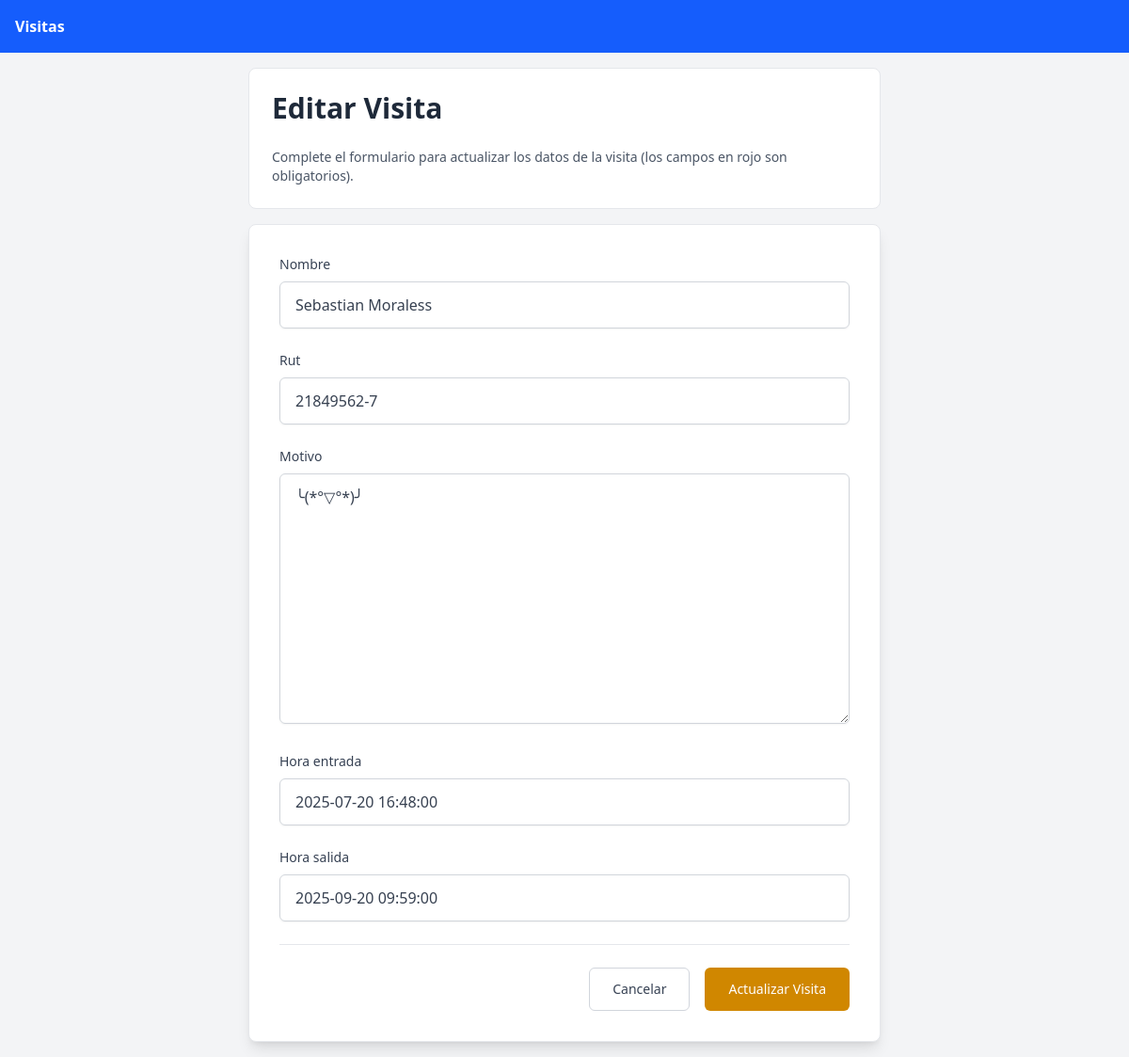
The app's page /registro/editar/4/ with its own data.
### registro/models.py (models this page shows, shortened)
class Visita(models.Model):
    nombre = models.CharField(max_length=100)
    rut = models.CharField(max_length=12)
    motivo = models.TextField()
    hora_entrada = models.DateTimeField()
    hora_salida = models.DateTimeField()

### registro/views.py (the view)
# urls.py: path("registro/editar/<int:id>/", views.editar_registro, name="editar_registro"),
def editar_registro(request, id):
    visita = get_object_or_404(Visita, id=id)
    if request.method == 'POST':
        form = VisitaForm(request.POST, instance=visita)
        if form.is_valid():
            form.save()
            return redirect('registro_visitas')  # Redirige a la lista de visitas
        else:
            print(form.errors)  # Muestra errores en consola para depuración
    else:
        form = VisitaForm(instance=visita)
    return render(request, 'visitas/editar_registro.html', {'form': form})

### registro/forms.py (shortened to what this page needs)
class VisitaForm(forms.ModelForm):
    class Meta:
        model = Visita
        fields = ["nombre", "rut", "motivo", "hora_entrada", "hora_salida"]
    def __init__(self, *args, **kwargs):
        super().__init__(*args, **kwargs)

### registro/templates/visitas/editar_registro.html (shortened to what this page needs)
{% extends 'visitas/base.html' %}
{% block content %}
  <div class="max-w-2xl mx-auto">
    <div class="bg-white mb-4 p-6 rounded-lg border border-gray-200">
      <h1 class="text-3xl font-bold text-gray-800 mb-6">Editar Visita</h1>
      <p class="text-sm text-gray-600">Complete el formulario para actualizar los datos de la visita (los campos en rojo son obligatorios).</p>
    </div>
    <form method="post" class="bg-white p-8 rounded-lg shadow-lg border border-gray-200">
      <div class="mb-6">
        <label for="{{ form.nombre.id_for_label }}" class="block text-sm font-medium text-gray-700 mb-2">{{ form.nombre.label }}</label>
        {{ form.nombre }}
      </div>
      <div class="mb-6">
        <label for="{{ form.rut.id_for_label }}" class="block text-sm font-medium text-gray-700 mb-2">{{ form.rut.label }}</label>
        {{ form.rut }}
      </div>
      <div class="mb-6">
        <label for="{{ form.motivo.id_for_label }}" class="block text-sm font-medium text-gray-700 mb-2">{{ form.motivo.label }}</label>
        {{ form.motivo }}
      </div>
      <div class="mb-6">
        <label for="{{ form.hora_entrada.id_for_label }}" class="block text-sm font-medium text-gray-700 mb-2">{{ form.hora_entrada.label }}</label>
        {{ form.hora_entrada }}
      </div>
      <div class="mb-6">
        <label for="{{ form.hora_salida.id_for_label }}" class="block text-sm font-medium text-gray-700 mb-2">{{ form.hora_salida.label }}</label>
        {{ form.hora_salida }}
      </div>
      <div class="flex items-center justify-end space-x-4 pt-6 border-t border-gray-200">
        <a href="{% url 'registro_visitas' %}" class="hover:scale-105 transition-all ease-in inline-flex items-center px-6 py-3 border border-gray-300 text-sm font-medium rounded-md text-gray-700 bg-white hover:bg-gray-50 focus:outline-none focus:ring-2 focus:ring-offset-2 focus:ring-gray-500 transition duration-200">Cancelar</a>
        <button type="submit" class="hover:scale-105 transition-all ease-in inline-flex items-center px-6 py-3 border border-transparent text-sm font-medium rounded-md text-white bg-yellow-600 hover:bg-yellow-700 focus:outline-none focus:ring-2 focus:ring-offset-2 focus:ring-yellow-500 transition duration-200">Actualizar Visita</button>
      </div>
    </form>
  </div>
{% endblock %}

### registro/templates/visitas/editar_registro.html (style rules this page uses)
input, textarea, select { width: 100%; padding: 0.75rem 1rem; border: 1px solid #d1d5db; border-radius: 0.375rem; box-shadow: 0 1px 2px 0 rgba(0, 0, 0, 0.05); color: #374151; transition: all 0.2s ease-in-out; }
input::placeholder, textarea::placeholder { color: #9ca3af; }
textarea { resize: vertical; min-height: 100px; }

### records on screen
Visita: nombre "Sebastian Moraless", rut "21849562-7", motivo "╰(*°▽°*)╯", hora_entrada "2025-07-20 16:48:00", hora_salida "2025-09-20 09:59:00"
